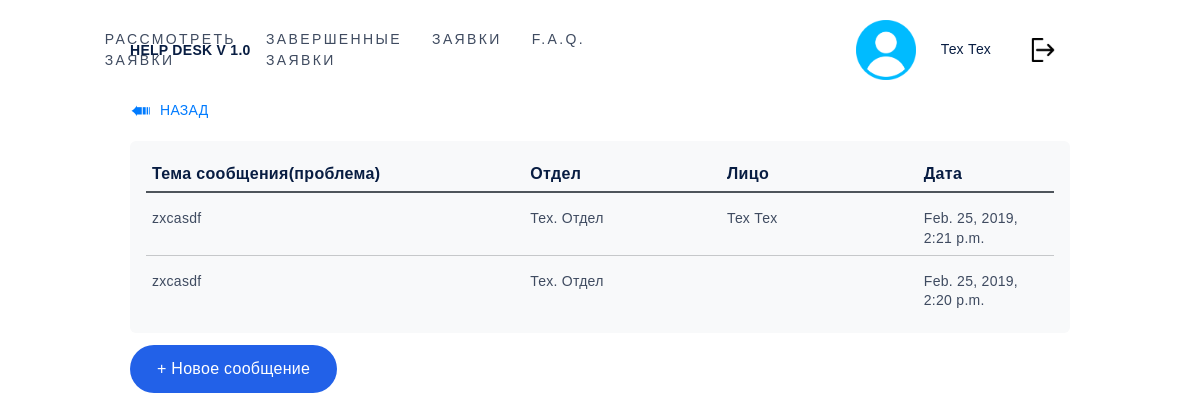
Screenshot of /helpdesk/list-messages.html (signed in) with the database file from the repository.
### helpdesk/models.py (models this page shows, shortened)
class Message(models.Model):
    sender = models.ForeignKey('auth.User',on_delete=models.CASCADE,related_name="sender")
    reciver = models.ForeignKey('auth.User',on_delete=models.CASCADE,related_name="reciver")
    text = models.CharField(max_length=1000,default="")
    ticket = models.ForeignKey('Ticket',on_delete=models.CASCADE)
    deleted = models.BooleanField(default="False")
    status = models.CharField(max_length=20,default="Отправлено")
    date = models.DateTimeField('date')

class Ticket(models.Model):
    requestor = models.ForeignKey('auth.User',on_delete=models.CASCADE, related_name="requestor")
    worker = models.ForeignKey('auth.User',on_delete=models.SET_NULL, null=True, related_name="worker")
    theme = models.CharField(max_length=100,default="")
    targeted_department = models.ForeignKey('Department',on_delete=models.CASCADE, related_name="targeted_department")
    place = models.CharField(max_length=100,default="")
    priority = models.IntegerField(default="0") # 0-Низкий 1-Средний 2-Высокий
    details = models.CharField(max_length=1000,default="")
    pub_date = models.DateTimeField('date published')
    exp_date = models.DateTimeField('expiration date')
    finished = models.BooleanField(default="False")
    deleted = models.BooleanField(default="False")
    chat = models.TextField(default="")

class Department(models.Model):
    name = models.CharField(max_length=100)
    head = models.ForeignKey('auth.User',null=True,on_delete=models.CASCADE, related_name="head")

### helpdesk/views.py (the view)
# urls.py: path('list-messages.html',views.list_messages , name='list_messages'),
@login_required
def list_messages(request):
    context = {"user": request.user.first_name + " " + request.user.last_name,
               }
    messages_array = models.Message.objects.filter(Q(sender=request.user) | Q(reciver=request.user)).order_by('-date')
    context["messages"] = messages_array
    context["watcher"] = request.user
    if models.EmployeesInDepartments.objects.filter(person=request.user).count() > 0:
        context['isWorker'] = True
    return render(request, "helpdesk/list-messages.html", context)

### helpdesk/templates/helpdesk/list-messages.html
{%extends 'helpdesk/father_frame.html'%}
{%block contents%}
	<section class="section-one-class" id="section-one-id">
		<div class="container">
			<div class="row">
				<div class="col">
					<a href="#" onclick="history.back();return false;" class="toback">Назад</a>
				</div>
			</div>
			<div class="row">
				<div class="col-lg d-flex justify-content-center">
					<ul class="list-messages">
						<li class="wr-label d-flex justify-content-between">
							<div class="label-text">
								<p>Тема сообщения(проблема)</p>
							</div>
							<div class="label-depart">
								<p>Отдел</p>
							</div>
							<div class="label-status">
								<p>Лицо</p>
							</div>
							<div class="label-date">
								<p>Дата</p>
							</div>
						</li>
						{%for message in messages%}
							<li class="wr-messages">
								<a href="{%url 'helpdesk:view_message' message.pk%}" class="d-flex justify-content-between">
									<div class="message-text">
										<p>{{message.ticket.theme}}</p>
									</div>
									<div class="message-depart">
										<p>{{message.ticket.targeted_department.name}}</p>
									</div>
									<div class="message-status">
										<p>
											{%if message.sender is watcher%}{{message.sender.first_name}} {{message.sender.last_name}}{%else%}{{message.reciver.first_name}} {{message.reciver.last_name}}{%endif%}
										</p>
									</div>
									<div class="message-date">
										<p>{{message.date}}</p>
									</div>
								</a>
							</li>
						{%endfor%}
					</ul>
				</div>
			</div>
			<div class="row">
				<div class="col">
					<a href="new-message.html" class="btn btn_new-message">
						+ Новое сообщение
					</a>
				</div>
			</div>
		</div>
	</section>
{%endblock%}

### helpdesk/static/css/main.css (style rules this page uses)
body { font-family: 'Exo 2.0', sans-serif; color: #081d42; padding: 0; letter-spacing: 0.02em; margin: 0; font-size: 14px; }
.container { width: 970px; margin: 0 auto; padding: 20px 0 0 0; }
div, p, form, input, a, span, button { box-sizing: border-box; }
p { margin: 0; font-size: 14px; line-height: 1.4em; letter-spacing: .02em; }
ul, li { display: block; padding: 0; margin: 0; }
a, a:hover, a:active { text-decoration: none; color: #3f4b60; }
a, button, input { transition: all 0.5s ease; outline: none; }
.toback { display: inline-block; position: relative; padding-left: 30px; margin-bottom: 20px; text-transform: uppercase; color: #007bff; }
.toback:before { display: block; position: absolute; content: '➠'; transform: rotate(180deg); text-align: center; top: 2px; left: 0px; line-height: 20px; font-size: 25px; color: #007bff; }
.list-messages { background-color: #f8f9fa; width: 100%; max-height: 700px; -webkit-border-radius: 6px; -moz-border-radius: 6px; border-radius: 6px; padding: 6px; }
.wr-label { margin: 10px; font-weight: 600; border-bottom: 2px solid #4e555b; }
.wr-label div { padding: 6px; }
.label-text p, .label-depart p, .label-status p, .label-date p { font-size: 16px; text-align: left; }
.label-text { width: 40%; }
.label-depart { width: 20%; }
.label-status { width: 20%; }
.label-date { width: 15%; }
.wr-messages { margin: 10px; cursor: pointer; }
.wr-messages:not(:last-child) { border-bottom: 1px solid #c6c8ca; }
.wr-messages div { padding: 6px; }
.message-text { width: 40%; }
.message-depart { width: 20%; }
.message-status { width: 20%; }
.message-date { width: 15%; }
.btn_new-message { background-color: #2261E8; color: #fff!important; border-radius: 50px!important; padding: 12px 27px; margin-top: 12px; border-style: none; }
.label-name p, .label-text p, .label-depart p, .label-place p, .label-priority p, .label-name_ticket p, .label-text_ticket p, .label-depart_ticket p, .label-place_ticket p, .label-priority_ticket p { font-size: 16px; text-align: left; }
.row { margin: 0 auto; }

### rows the page displays
Message: ticket.theme "zxcasdf", ticket.targeted_department.name "Тех. Отдел", reciver.first_name "Тех", reciver.last_name "Тех", date "Feb. 25, 2019, 2:21 p.m."
Message: ticket.theme "zxcasdf", ticket.targeted_department.name "Тех. Отдел", date "Feb. 25, 2019, 2:20 p.m."

### other values shown
{{ user }} "Тех Тех"
